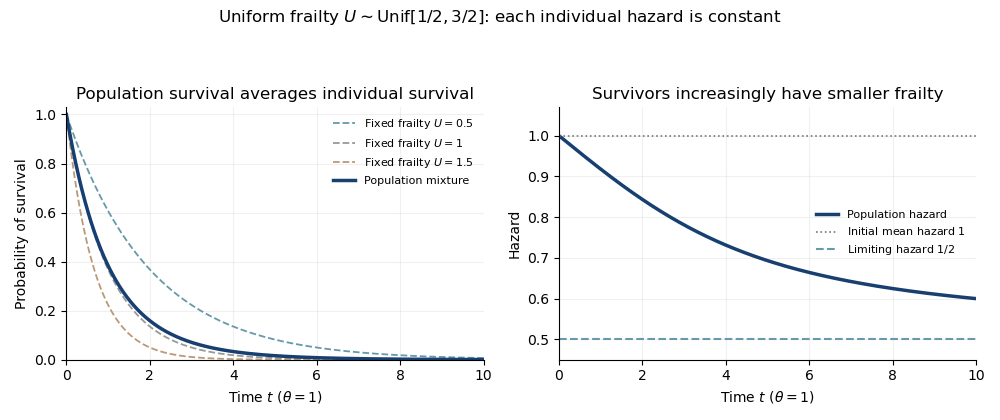

Here is the Python script that generated this plot:
"""Uniform-frailty survival selection; Python 3.14, NumPy 2.3, Matplotlib 3.10.

Write the PNG basename to the caller's working directory. Respect any supplied
MPLCONFIGDIR; no cache location is created or overridden by this generator.
"""
import matplotlib
matplotlib.use("Agg")
import matplotlib.pyplot as plt
import numpy as np

t = np.linspace(0, 10, 801)
survival = np.ones_like(t)
hazard = np.ones_like(t)
positive = t > 0
z = t[positive]
survival[positive] = np.exp(-z / 2) * (-np.expm1(-z)) / z
hazard[positive] = 0.5 + 1 / z - 1 / np.expm1(z)

fig, axes = plt.subplots(1, 2, figsize=(10, 4.2), dpi=100, facecolor="white")
for u, color in [(0.5, "#6699aa"), (1.0, "#999999"), (1.5, "#bb9977")]:
    axes[0].plot(t, np.exp(-u * t), ls="--", lw=1.3, color=color,
                 label=fr"Fixed frailty $U={u:g}$")
axes[0].plot(t, survival, color="#173f70", lw=2.5, label="Population mixture")
axes[0].set(xlabel=r"Time $t$ ($\theta=1$)", ylabel="Probability of survival",
            xlim=(0, 10), ylim=(0, 1.03), title="Population survival averages individual survival")
axes[0].legend(frameon=False, fontsize=8)
axes[1].plot(t, hazard, color="#173f70", lw=2.5, label="Population hazard")
axes[1].axhline(1, color="#777777", lw=1.2, ls=":", label=r"Initial mean hazard $1$")
axes[1].axhline(0.5, color="#6699aa", lw=1.5, ls="--", label=r"Limiting hazard $1/2$")
axes[1].set(xlabel=r"Time $t$ ($\theta=1$)", ylabel="Hazard",
            xlim=(0, 10), ylim=(0.45, 1.07), title="Survivors increasingly have smaller frailty")
axes[1].legend(frameon=False, fontsize=8)
for ax in axes:
    ax.set_facecolor("white")
    ax.grid(alpha=0.18)
    ax.spines["top"].set_visible(False)
    ax.spines["right"].set_visible(False)
fig.suptitle(r"Uniform frailty $U\sim\mathrm{Unif}[1/2,3/2]$: each individual hazard is constant",
             fontsize=12)
fig.tight_layout(rect=(0, 0, 1, 0.91))
fig.savefig("paper-46-uniform-frailty.png", facecolor="white", transparent=False)
plt.close(fig)
